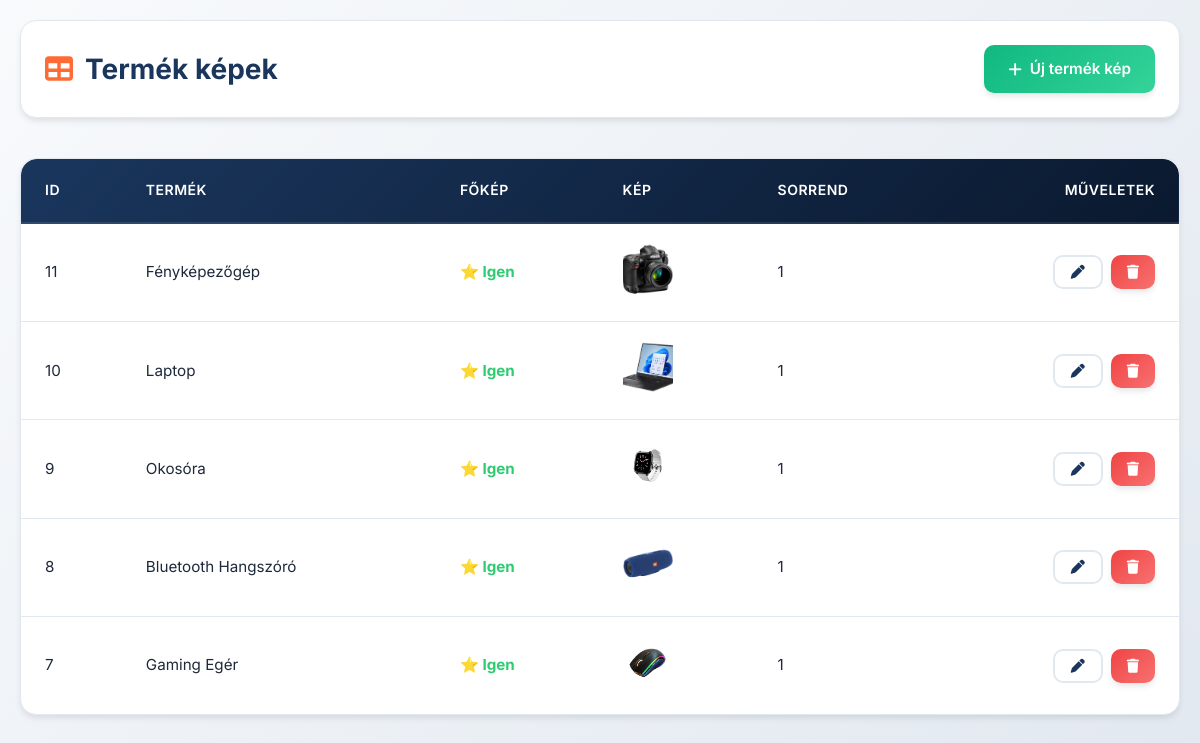
Screenshot of /admin/panel_product_images.php (signed in) with the database file from the repository.
### tables this page shows
CREATE TABLE product_images (
  image_id int(11) NOT NULL AUTO_INCREMENT PRIMARY KEY,
  product_id int(11) NOT NULL,
  image_path varchar(255) NOT NULL,
  is_primary tinyint(1) NOT NULL DEFAULT 0,
  sort_order tinyint(4) NOT NULL DEFAULT 1
);

CREATE TABLE products (
  product_id int(11) NOT NULL AUTO_INCREMENT PRIMARY KEY,
  seller_user_id int(11) NOT NULL,
  product_name varchar(255) NOT NULL,
  category varchar(255) NOT NULL,
  product_description text NOT NULL,
  price decimal(10,2) DEFAULT NULL,
  product_status enum('active','sold','hidden') NOT NULL DEFAULT 'active',
  main_image_url varchar(255) DEFAULT NULL,
  pickup_location varchar(100) DEFAULT NULL,
  created_at datetime NOT NULL DEFAULT CURRENT_TIMESTAMP,
  updated_at datetime DEFAULT NULL
);

### app/generic_crud.php (the view, shortened to what this page needs)
<?php
$action = $_GET['action'] ?? 'list';
$table = $config['table'];
$pk = $config['pk'];
$page_name = $_GET['page'] ?? basename($config['page_file'] ?? '', ".php");
$page_route = BASE_URL . "/admin/admin?page=" . $page_name;
$page_title = $config['page_title'];
$allow_add = $config['allow_add'] ?? true;
$allow_edit = $config['allow_edit'] ?? true;
$allow_delete = $config['allow_delete'] ?? true;
?>
<!DOCTYPE html>
<html lang="hu">
<head>
    <link rel="stylesheet" href="https://cdnjs.cloudflare.com/ajax/libs/font-awesome/6.7.2/css/all.min.css" />
    <link rel="stylesheet" href="<?= BASE_URL ?>/assets/css/admin-modern.css">
    <link rel="stylesheet" href="<?= BASE_URL ?>/assets/css/generic_crud_style.css">
</head>
<body class="admin-page">
<div class="main-content" style="padding: 20px;">
<?php
switch ($action):
?>
<?php
    default:
?>
    <div class="top-bar">
        <h1><i class="fas fa-table"></i> <?= htmlspecialchars($page_title) ?></h1>
        <?php if ($allow_add): ?>
            <a href="<?= $page_route ?>&action=add" class="btn btn-success">
                <i class="fas fa-plus"></i> Új <?= htmlspecialchars($config['singular_name']) ?>
            </a>
        <?php endif; ?>
    </div>
    <div class="table-wrapper">
        <table>
            <thead>
                <tr>
                    <?php foreach ($config['list_columns'] as $db_col_name => $label): ?>
                        <th><?= htmlspecialchars(is_numeric($db_col_name) ? $label : $label) ?></th>
                    <?php endforeach; ?>
                    <th style="text-align: right;">Műveletek</th>
                </tr>
            </thead>
            <tbody>
                <?php
                $list_sql = $config['list_query'] ?? "SELECT * FROM $table ORDER BY $pk DESC";
                $result = $conn->query($list_sql);
                if ($result && $result->num_rows > 0):
                    while ($row = $result->fetch_assoc()):
                ?>
                <tr>
                    <?php foreach ($config['list_columns'] as $db_col_name => $label):
                        $val = is_numeric($db_col_name) ? ($row[$label] ?? '') : ($row[$db_col_name] ?? '');
                        $display_value = (isset($config['list_formatters'][$db_col_name]))
                            ? $config['list_formatters'][$db_col_name]($val, $row)
                            : htmlspecialchars((string)$val);
                    ?>
                        <td><?= $display_value ?></td>
                    <?php endforeach; ?>
                    <td class="actions" style="text-align: right;">
                        <div class="action-buttons" style="justify-content: flex-end;">
                            <?php if ($allow_edit): ?>
                                <a href="<?= $page_route ?>&action=edit&id=<?= $row[$pk] ?>" class="btn btn-secondary btn-sm" title="Szerkesztés">
                                    <i class="fa-solid fa-pen"></i>
                                </a>
                            <?php endif; ?>
                            <?php if ($allow_delete): ?>
                                <a href="<?= $page_route ?>&action=delete&id=<?= $row[$pk] ?>" class="btn btn-danger btn-sm" onclick="return confirm('Törli az elemet?');">
                                    <i class="fa-solid fa-trash"></i>
                                </a>
                            <?php endif; ?>
                        </div>
                    </td>
                </tr>
                <?php endwhile; else: ?>
                <tr><td colspan="100" style="text-align:center; padding:3rem;">Nincsenek adatok.</td></tr>
                <?php endif; ?>
            </tbody>
        </table>
    </div>
<?php endswitch; ?>
</div>
</body>
</html>

### admin/panel_product_images.php (shortened to what this page needs)
<?php
$config = [
    'table' => 'product_images',
    'pk' => 'image_id',
    'page_file' => BASE_URL . '/admin/admin?page=panel_product_images',
    'page_title' => 'Termék képek',
    'singular_name' => 'termék kép',
    'list_columns' => [
        'image_id' => 'ID',
        'product_id' => 'Termék',
        'is_primary' => 'Főkép',
        'image_preview' => 'Kép',
        'sort_order' => 'Sorrend'
    ],
    'list_query' => "SELECT
                    ORDER BY i.product_id DESC, i.sort_order ASC",
    'list_formatters' => [
        'product_id' => function($value, $row) {
            return htmlspecialchars($row['product_name'] ?? 'Ismeretlen termék');
        },
        'is_primary' => function($value) {
            return $value ? '<b style="color: #2ecc71;">⭐ Igen</b>' : 'Nem';
        },
        'image_preview' => function ($value, $row) {
            $img_url = BASE_URL . '/' . htmlspecialchars($row['image_path']);
            return "<img src='{$img_url}' alt='Kép' style='width: 50px; height: 50px; object-fit: cover; border-radius: 4px;'>";
        }
    ],
    'form_fields' => ['product_id', 'image_path', 'is_primary', 'sort_order'],
    'fields' => [
        'image_id' => ['label' => 'ID', 'type' => 'number', 'param_type' => 'i', 'list_only' => true],
        'product_id' => [
            'label' => 'Kapcsolt termék',
            'type' => 'select',
            'required' => true,
            'param_type' => 'i',
            'foreign_key' => [
                'table' => 'products',
                'value_col' => 'product_id',
                'display_col' => 'product_name'
            ]
        ],
        'image_path' => [
            'label' => 'Képfájl elérési út',
            'type' => 'text',
            'required' => true,
            'param_type' => 's',
            'placeholder' => 'uploads/products/kepnev.jpg'
        ],
        'is_primary' => [
            'label' => 'Ez a termék főképe',
            'type' => 'checkbox',
            'true_value' => 1,
            'false_value' => 0,
            'default' => 0,
            'param_type' => 'i'
        ],
        'sort_order' => [
            'label' => 'Rendezési sorrend',
            'type' => 'number',
            'default' => 1,
            'param_type' => 'i'
        ]
    ]
];
require_once ROOT_PATH . '/app/generic_crud.php';

### assets/css/admin-modern.css (style rules this page uses)
* { margin: 0; padding: 0; box-sizing: border-box; }
:root { --admin-primary: #0a192f; --admin-secondary: #1a365d; --admin-accent: #ff6b35; --admin-sidebar: #0f172a; --admin-surface: #ffffff; --admin-border: #e2e8f0; --admin-text: #1e293b; --admin-text-light: #64748b; --admin-success: #10b981; --admin-warning: #f59e0b; --admin-danger: #ef4444; --admin-info: #3b82f6; --admin-shadow-sm: 0 1px 2px 0 rgba(0, 0, 0, 0.05); --admin-shadow-md: 0 4px 6px -1px rgba(0, 0, 0, 0.1); --admin-shadow-lg: 0 10px 15px -3px rgba(0, 0, 0, 0.1); --admin-shadow-xl: 0 20px 25px -5px rgba(0, 0, 0, 0.1); --sidebar-width: 280px; --sidebar-collapsed: 80px; --navbar-height: 70px; }
body { font-family: 'Inter', -apple-system, BlinkMacSystemFont, 'Segoe UI', sans-serif; background: linear-gradient(135deg, #f8fafc 0%, #e2e8f0 100%); color: var(--admin-text); line-height: 1.6; min-height: 100vh; }
.top-bar { display: flex; justify-content: space-between; align-items: center; margin-bottom: 2.5rem; padding: 1.5rem; background: var(--admin-surface); border-radius: 16px; box-shadow: var(--admin-shadow-md); border: 1px solid var(--admin-border); }
.top-bar h1 { font-size: 1.75rem; font-weight: 700; color: var(--admin-secondary); margin: 0; display: flex; align-items: center; gap: 0.75rem; }
.top-bar h1 i { color: var(--admin-accent); }
.table-wrapper { background: var(--admin-surface); border-radius: 16px; box-shadow: var(--admin-shadow-md); border: 1px solid var(--admin-border); overflow: hidden; margin-bottom: 2rem; }
table { width: 100%; border-collapse: separate; border-spacing: 0; }
thead { background: linear-gradient(135deg, var(--admin-secondary), var(--admin-primary)); }
th { padding: 1.25rem 1.5rem; text-align: left; color: white; font-weight: 600; font-size: 0.875rem; text-transform: uppercase; letter-spacing: 0.5px; border-bottom: 2px solid rgba(255, 255, 255, 0.1); }
th:first-child { border-top-left-radius: 16px; }
th:last-child { border-top-right-radius: 16px; }
td { padding: 1.25rem 1.5rem; border-bottom: 1px solid var(--admin-border); color: var(--admin-text); font-size: 0.95rem; }
tbody tr { transition: all 0.2s ease; }
tbody tr:last-child td { border-bottom: none; }
.action-buttons { display: flex; gap: 0.5rem; justify-content: flex-start; }
.btn { display: inline-flex; align-items: center; justify-content: center; gap: 0.5rem; padding: 0.75rem 1.5rem; border-radius: 10px; font-weight: 600; text-decoration: none; transition: all 0.3s ease; border: none; cursor: pointer; font-size: 0.95rem; position: relative; overflow: hidden; }
.btn::before { content: ''; position: absolute; top: 0; left: -100%; width: 100%; height: 100%; background: linear-gradient(90deg, transparent, rgba(255, 255, 255, 0.2), transparent); transition: left 0.5s ease; }
.btn-success { background: linear-gradient(135deg, var(--admin-success), #34d399); color: white; box-shadow: var(--admin-shadow-md); }
.btn-danger { background: linear-gradient(135deg, var(--admin-danger), #f87171); color: white; box-shadow: var(--admin-shadow-md); }
.btn-secondary { background: var(--admin-surface); color: var(--admin-secondary); border: 2px solid var(--admin-border); }
.btn-sm { padding: 0.5rem 1rem; font-size: 0.875rem; }

### rows the page displays
product_images: image_id "11", product.product_name "Fényképezőgép", is_primary "⭐ Igen", image_path (picture), sort_order "1"
product_images: image_id "10", product.product_name "Laptop", is_primary "⭐ Igen", image_path (picture), sort_order "1"
product_images: image_id "9", product.product_name "Okosóra", is_primary "⭐ Igen", image_path (picture), sort_order "1"
product_images: image_id "8", product.product_name "Bluetooth Hangszóró", is_primary "⭐ Igen", image_path (picture), sort_order "1"
product_images: image_id "7", product.product_name "Gaming Egér", is_primary "⭐ Igen", image_path (picture), sort_order "1"

### other values shown
$page_title "Termék képek"
$config['singular_name'] "termék kép"
is_numeric($db_col_name) ? $label : $label "ID"
is_numeric($db_col_name) ? $label : $label "TERMÉK"
is_numeric($db_col_name) ? $label : $label "FŐKÉP"
is_numeric($db_col_name) ? $label : $label "KÉP"
is_numeric($db_col_name) ? $label : $label "SORREND"
